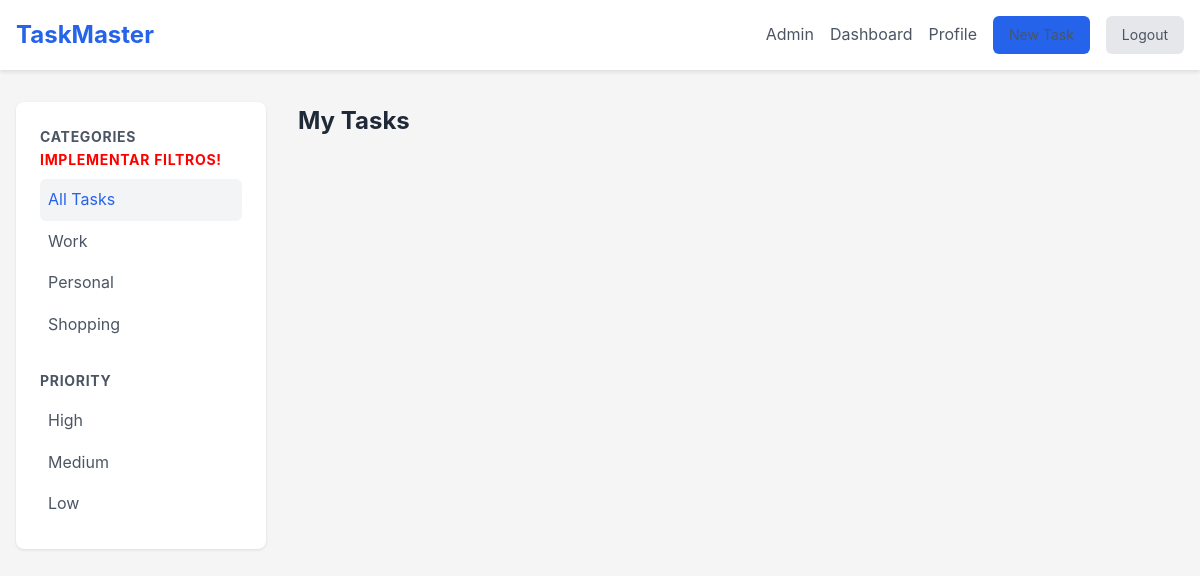
Page / (signed in) on the earlier database version.
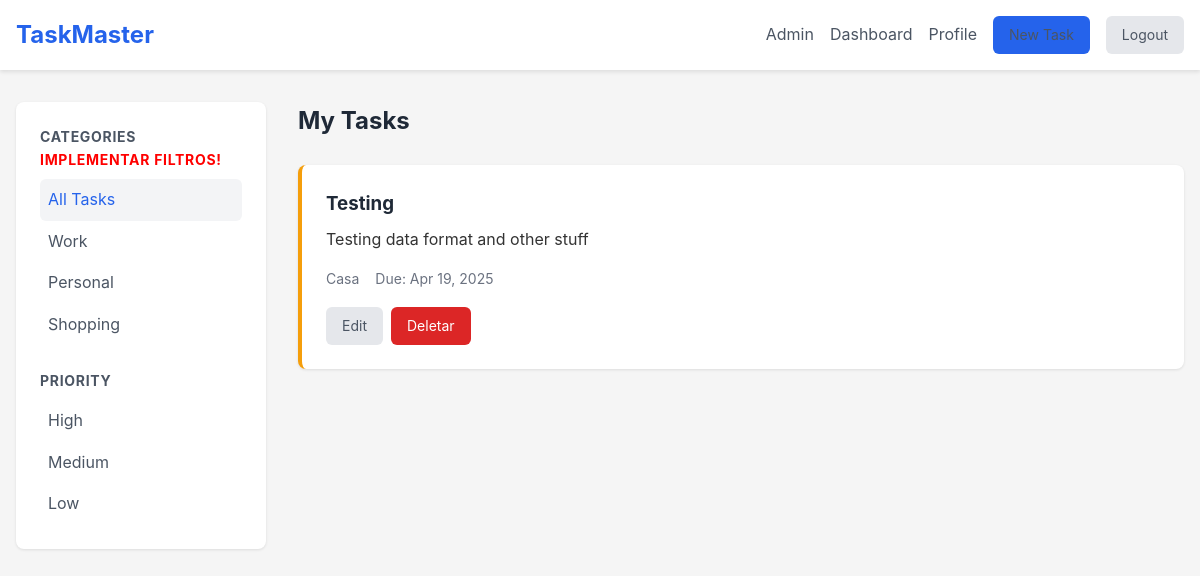
Same page on the later database version.
### tables this page shows
CREATE TABLE tasks (
        id INTEGER PRIMARY KEY,
        user_id INTEGER NOT NULL,
        name TEXT NOT NULL,
        description TEXT NOT NULL,
        created_at TEXT DEFAULT CURRENT_TIMESTAMP NOT NULL,
        due_date DATE,
        priority INTEGER CHECK(priority BETWEEN 1 AND 3),
        category TEXT CHECK(category IN ('Trabalho', 'Pessoal', 'Estudo', 'Lazer', 'Casa', 'Saude')),
        completed INTEGER DEFAULT 0,
        FOREIGN KEY (user_id) REFERENCES users(id)
    );

### src/Controller/TaskController.php (called while the page is built, shortened)
<?php
class TaskController
{
    private TaskRepository $taskRepository;
    public function __construct(array $repository)
    {
        $this->taskRepository = $repository['taskRepository'];
    }
    public function dashboardPage(): void
    {
        $id = $_SESSION['id'];
        $tasks = $this->taskRepository->all($id);
        require_once __DIR__ . '/../../view/dashboard.php';
    }
}

### src/Repository/TaskRepository.php (called while the page is built, shortened)
<?php
class TaskRepository
{
    private PDO $pdo;
    public function __construct(PDO $pdo)
    {
        $this->pdo = $pdo;
    }
    public function all(int|null $id = null): array
    {
        $idUser = $id !== null ? 'WHERE user_id = :id' : '';
        $stmt = $this->pdo->query(
            "SELECT * FROM tasks $idUser;"
        );
        if ($id !== null) {
            $stmt->bindValue(':id', $id);
            $stmt->execute();
        }
        $tasks = $stmt->fetchAll(PDO::FETCH_ASSOC);
        return array_map($this->hydrate(...),$tasks);
    }
    private function hydrate(array $data): Task
    {
        $task = new Task($data['name'], $data['description'], $data['priority'], $data['category']);
        $task->setId($data['id']);
        $task->setUserId($data['user_id']);
        $task->setCreated_at($data['created_at']);
        $task->setDueDate($data['due_date']);
        return $task;
    }
}

### src/Entity/Task.php (called while the page is built, shortened)
<?php
class Task
{
    private int $id;
    public readonly string $due_date;
    public function __construct(string $name, string $description, int $priority, string $category)
    {
        $this->name = $name;
        $this->description = $description;
        $this->priority = $priority;
        $this->category = $category;
    }
    public function setId(int $id): void
    {
        $this->id = $id;
    }
    public function getId(): int
    {
        return $this->id;
    }
    public function setDueDate(string $due_date): void
    {
        $this->due_date = $due_date;
    }
    public function getDueDate(): ?string
    {
        $db_date = $this->due_date;
        return date('M d, Y', strtotime($db_date));
    }
}

### view/dashboard.php (the view, shortened to what this page needs)
    <?php require_once 'Includes/header.php'; ?>
    <main class="dashboard">
        <aside class="sidebar">
            <h3>Categories <span class="todo">Implementar filtros!</span></h3>
            <ul>
                <li><a href="#" class="active">All Tasks</a></li>
                <li><a href="#">Work</a></li>
                <li><a href="#">Personal</a></li>
                <li><a href="#">Shopping</a></li>
            </ul>
            <h3>Priority</h3>
            <ul>
                <li><a href="#">High</a></li>
                <li><a href="#">Medium</a></li>
                <li><a href="#">Low</a></li>
            </ul>
        </aside>
        <section class="task-list">
            <h2>My Tasks</h2>
            <div class="tasks">
                <?php foreach ($tasks as $task): ?>
                <div class="task-card priority-<?= $task->priority; ?>">
                    <h3><?= htmlentities($task->name); ?></h3>
                    <p><?= htmlentities($task->description); ?></p>
                    <div class="task-meta">
                        <span class="category"><?= $task->category; ?></span>
                        <span class="due-date"><?= 'Due: ' . $task->getDueDate(); ?></span>
                    </div>
                    <div class="task-actions">
                        <a href="/edit-task?id=<?= $task->getId(); ?>" class="btn-secondary">Edit</a>
                        <a class="btn-danger" href="/delete-task?id=<?= $task->getId(); ?>">Deletar</a>
                    </div>
                </div>
                <?php endforeach; ?>
                </div>
        </section>
    </main>
</body>
</html>

Differences in the rows shown:
added tasks: name "Testing", description "Testing data format and other stuff", category "Casa", due_date "Apr 19, 2025"
